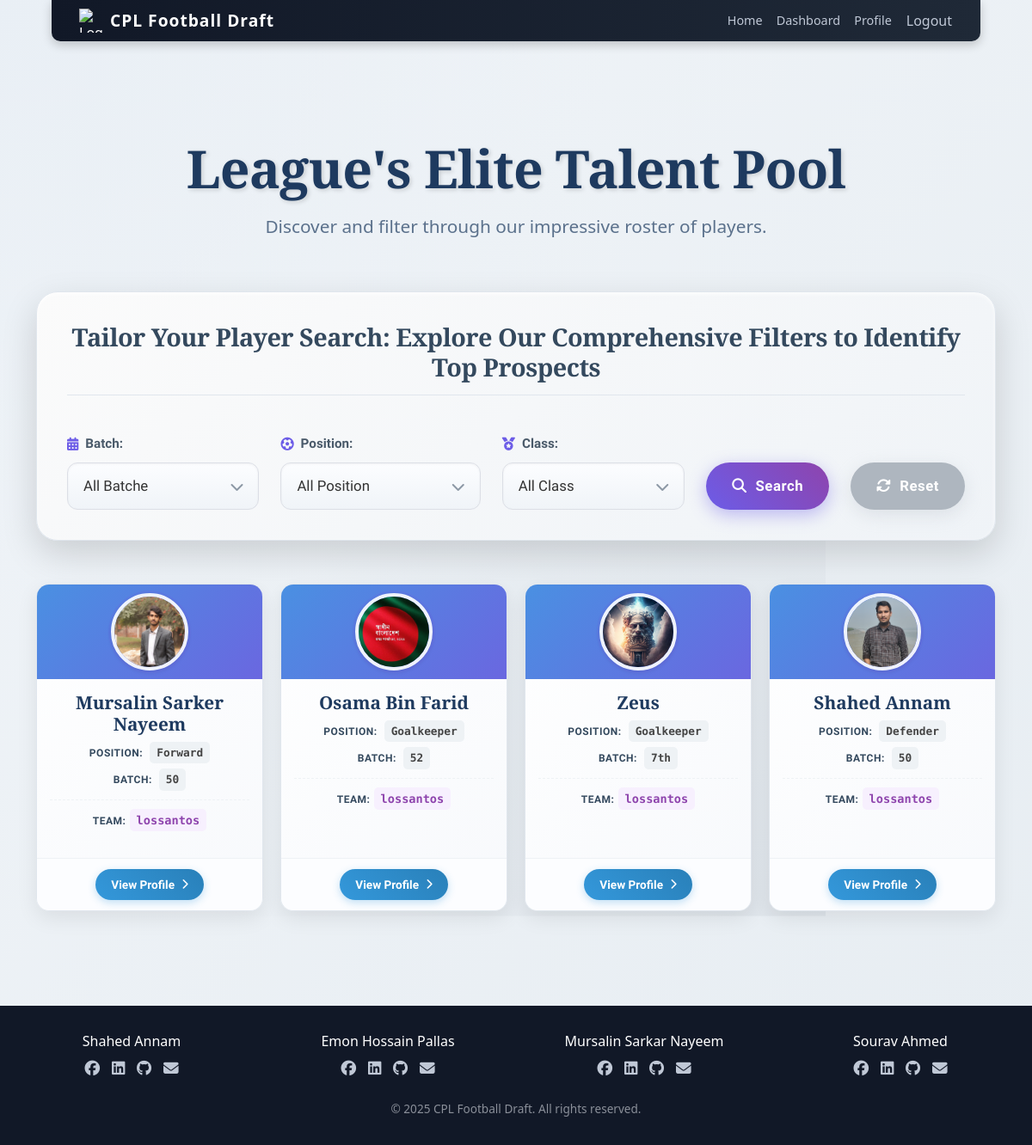
Page /player/list/ (signed in) on the earlier database version.
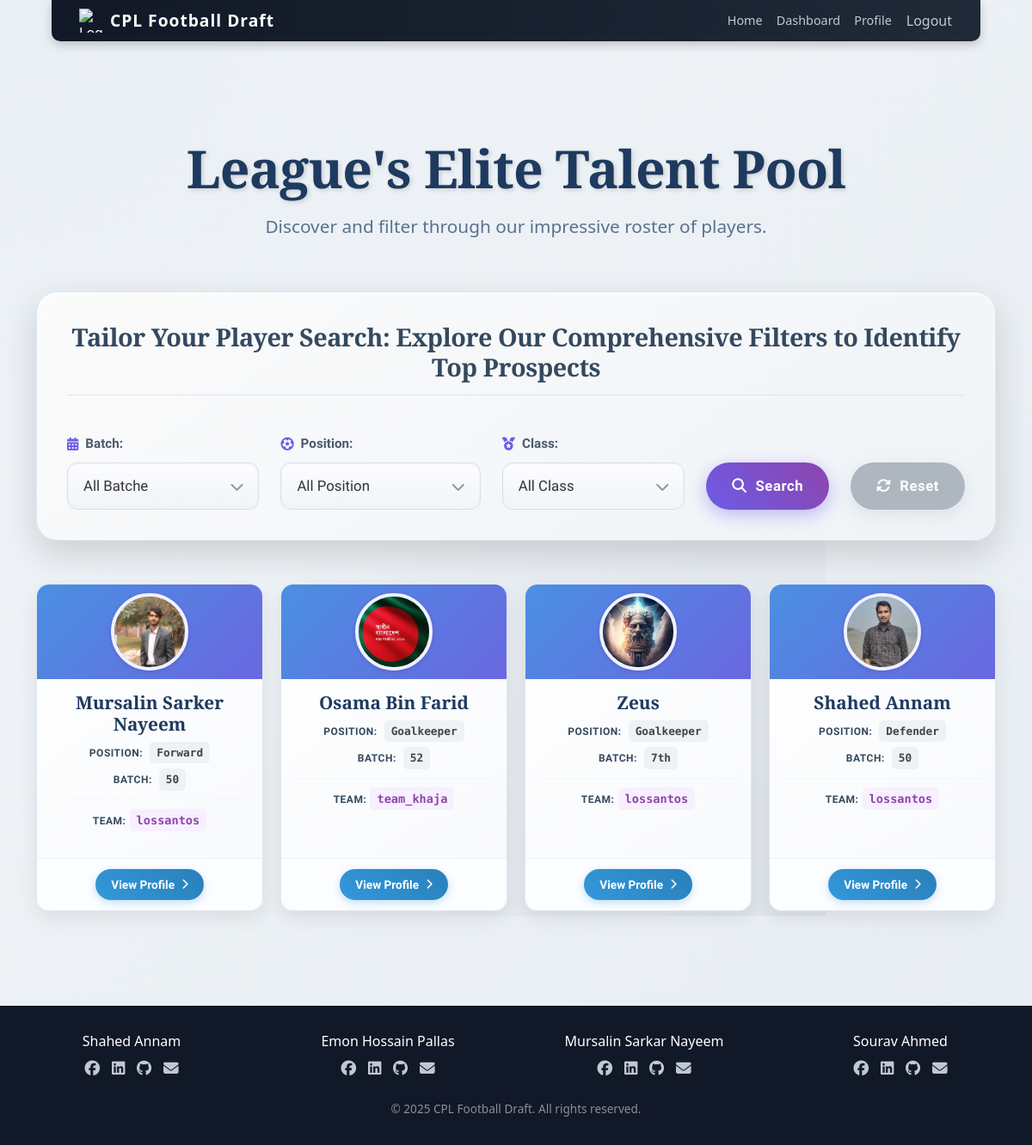
Same page on the later database version.
### player/models.py (models this page shows, shortened)
class Player(models.Model):
    POSITION_CHOICES = [
        ('Midfielder', 'Midfielder'),
        ('Goalkeeper', 'Goalkeeper'),
        ('Forward', 'Forward'),
        ('Defender', 'Defender'),
    ]
    user = models.ForeignKey(settings.AUTH_USER_MODEL, on_delete=models.CASCADE)
    name = models.CharField(max_length=100)
    age = models.IntegerField()
    playing_position = models.CharField(max_length=20, choices=POSITION_CHOICES)
    batch = models.CharField(max_length=10)
    contact_number = models.CharField(max_length=15, blank=True, null=True)
    profile_picture = models.ImageField(upload_to='profile_pics/', blank=True, null=True)
    assigned_team = models.CharField(max_length=100, default="Not bought yet")
    registered_at = models.DateTimeField(auto_now_add=True)
    price = models.IntegerField(default=100)

### player/views.py (the view)
# urls.py: path('list/', views.player_list, name='player_list'),
@login_required
def player_list(request):
    batch_filter = request.GET.get('batch', None)
    position_filter = request.GET.get('position', None)
    class_filter = request.GET.get('player_class', None) # Get the new class filter
    players = Player.objects.all()
    if batch_filter:
        players = players.filter(batch=batch_filter)
    if position_filter:
        players = players.filter(playing_position=position_filter)
    if class_filter:
        players = players.filter(player_class=class_filter)
    elif class_filter == '': # Handle 'All' option for radio buttons
        players = players # Do nothing, show all
    all_batches = list(range(45, 61))
    return render(request, 'player/player_list.html', {
        'players': players,
        'batch_filter': batch_filter,
        'position_filter': position_filter,
        'class_filter': class_filter, # Pass the new filter
        'all_batches': all_batches,
    })

### templates/player/player_list.html (shortened to what the changed rows need)
{% extends 'cpl/base.html' %}
{% load static %}
{% block head %}
    <link rel="stylesheet" href="{% static 'player/stylePlayer_list.css' %}">
    <link rel="stylesheet" href="https://cdnjs.cloudflare.com/ajax/libs/font-awesome/6.0.0-beta3/css/all.min.css" />
{% endblock %}
{% block content %}
<div class="player-list-container">
    <h1 class="page-title">League's Elite Talent Pool</h1>
    <div class="filter-section elegant-filter">
        <h2 class="filter-header">Tailor Your Player Search: Explore Our Comprehensive Filters to Identify Top Prospects</h2>
    </div>
    {% if players %}
        <div class="player-grid">
            {% for player in players %}
            <div class="player-card">
                <div class="player-card-header">
                    {% if player.profile_picture %}
                        <img src="{{ player.profile_picture.url }}" alt="{{ player.name }} Profile" class="profile-picture">
                    {% else %}
                        <img src="{% static 'player/img/default_player_silhouette.svg' %}" alt="No Profile Picture" class="profile-picture default-profile-picture">
                    {% endif %}
                </div>
                <div class="player-card-body">
                    <h2 class="player-name">{{ player.name }}</h2>
                    <p class="player-meta">
                        <span class="detail-label">Position:</span>
                        <span class="detail-value position-{{ player.playing_position|lower }}">{{ player.playing_position }}</span>
                    </p>
                    <p class="player-meta">
                        <span class="detail-label">Batch:</span>
                        <span class="detail-value">{{ player.batch }}</span>
                    </p>
                    <p class="player-team-status">
                        <span class="detail-label">Team:</span>
                        <span class="detail-value assigned-team-name {{ player.assigned_team|lower|slugify }}">{{ player.assigned_team }}</span>
                    </p>
                </div>
                <div class="player-card-footer">
                    <a href="{% url 'player:player_profile' %}?player_id={{ player.id }}" class="view-profile-button">
                        View Profile <i class="fas fa-chevron-right"></i>
                    </a>
                </div>
            </div>
            {% endfor %}
        </div>
    {% else %}
        <div class="no-players-found">
            <i class="fas fa-frown no-players-icon"></i>
            <p>No players found matching your criteria. Try adjusting your filters!</p>
            <a href="{% url 'player:player_list' %}" class="filter-button primary">Show All Players</a>
        </div>
    {% endif %}
</div>
{% endblock %}

Differences in the rows shown:
changed Player "Osama Bin Farid": assigned_team "lossantos" → "team_khaja"
